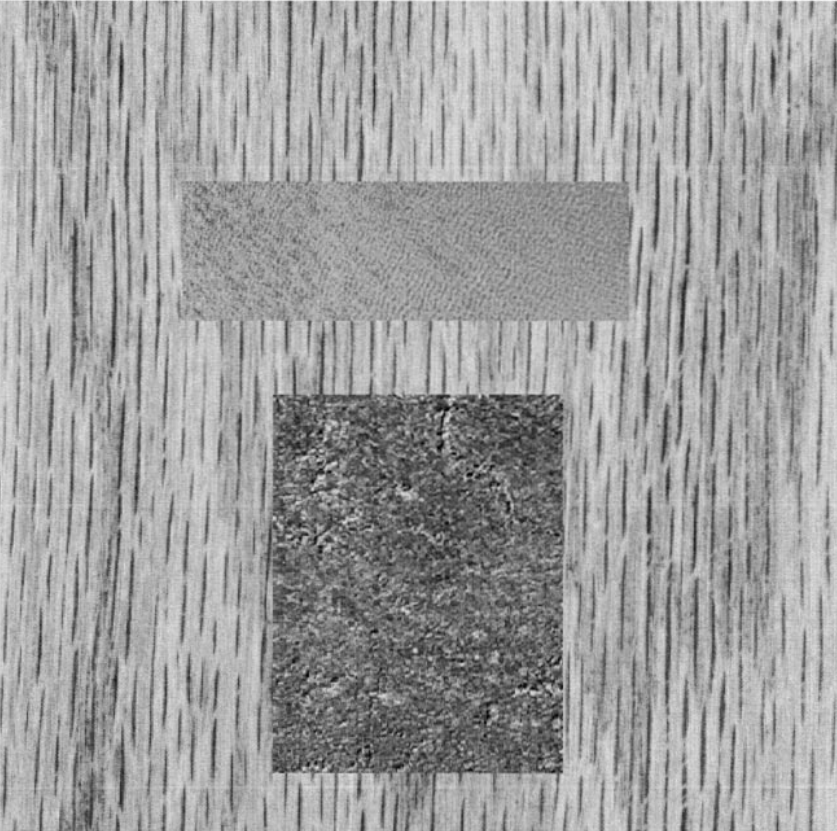
#> input picture resources/test_img.bmp, 837 x 831 px
$ python relaxation_labeling.py
#> lines starting #> are read from the running program, lines starting #| are printed output that depends on the picture
#> further down, img is the input picture: PIL image 837x831 RGB; min 0, max 246, mean 158.2
### nmc_labeling.py
import numpy as np

from PIL import Image
from matplotlib import pyplot as plt

from utilities import format_image


def compute_centroids(X, labels, n_classes):
    centroids = []
    for k in range(0, n_classes):
        members = X[labels == k]
        if len(members) > 0:
            centroids.append(members.mean(axis=0))
        else:
            # reinit if a cluster is empty
            centroids.append(X[np.random.randint(0, X.shape[0])])
    return np.vstack(centroids)

def nmc(X, n_iter, n_classes, return_type='img'):
#> called with n_iter = 10, n_classes = 3, return_type = 'raw'
    channels = X.shape[-1] if len(X.shape) > 2 else 1
#> channels = 3
    x = X.reshape(-1, channels)
    labels = np.random.randint(0, high=n_classes, size=x.shape[0])
    for i in range(n_iter):
        centroids = compute_centroids(x, labels, n_classes)
        dists = np.linalg.norm(x[:, None, :] - centroids[None, :, :], axis=2)
        labels = np.argmin(dists, axis=1)

    segmented_img = labels.reshape(X.shape[:2]) # We rebuild a single channel
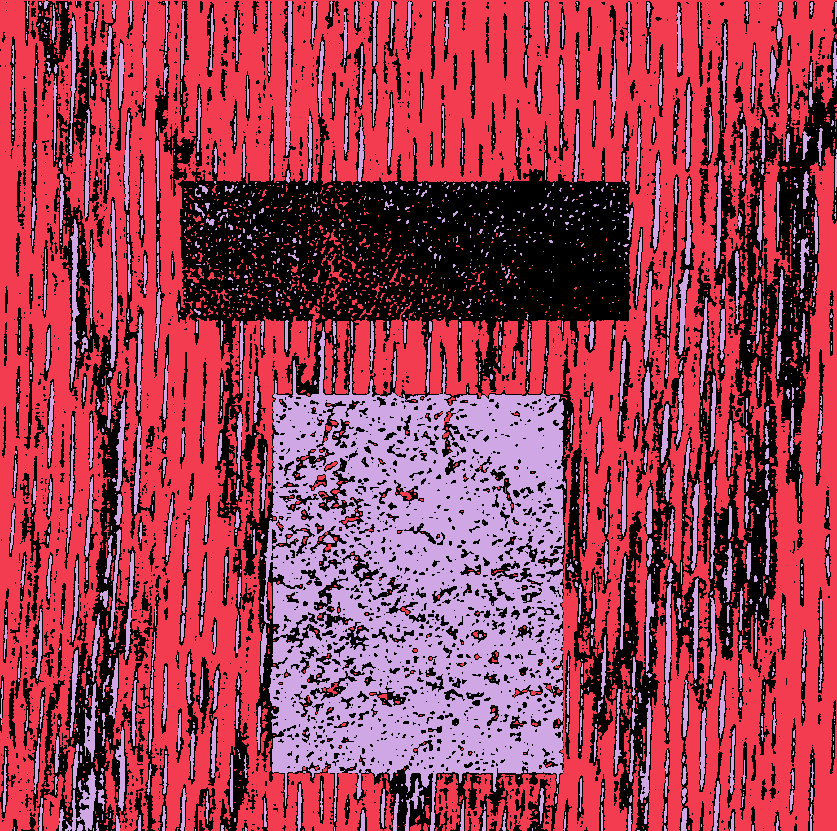
#> segmented_img: shape (831, 837) int64; 3 distinct labels, from 0 to 2; one colour per label, 0 black
    if return_type == 'img':
        segmented_img = format_image(segmented_img, n_classes)
    return segmented_img

# [8 lines that do not run on import are left out]

### ml_labeling.py
import numpy as np

from PIL import Image

from nmc_labeling import nmc
from matplotlib import pyplot as plt

from utilities import label_image_from_probabilities


def estimate_gaussian_distributions(x, labels, n_classes):
    means = []
    covs = []
    for k in range(n_classes):
        means.append(np.mean(x[labels == k], axis=0))
        covs.append(np.cov(x[labels == k], rowvar=False, bias=True))

    return means, covs

def ml_segmentation(X, labels, return_type='img'):
#> called with return_type = 'probs'
    channels = X.shape[-1] if len(X.shape) > 2 else 1
#> channels = 3
    x = X.reshape(-1, channels)
    labels = labels.ravel()
    n_classes = len(np.unique(labels))
#> n_classes = 3
    means, covs = estimate_gaussian_distributions(x, labels, n_classes) # Mean and variance of each class
#> after the loop in estimate_gaussian_distributions, `for k in range(n_classes):`: covs = [[[157.4, 157.4, 157.4], [157.4, 157.4, 157.4], [157.4, 157.4, 157.4]], [[108.5, 108.5, 108.5], [108.5, 108.5, 108.5], [108.5, 108.5, 108.5]], [[373.1, 373.1, 373.1], [373.1, 373.1, 373.1], [373.1, 373.1, 373.1]]]; means = [[152.1, 152.1, 152.1], [188, 188, 188], [97.13, 97.13, 97.13]]

    # Precompute inverses and determinants of covariance matrices
    inv_covs = []
    logdets = []
    for cov in covs:
        cov = cov + 1e-6 * np.eye(channels)  # Simple regularization to avoid errors
        inv_covs.append(np.linalg.inv(cov))
        logdets.append(np.log(np.linalg.det(cov)))
#> this loop made 3 passes
#> after the loop, inv_covs = 3 items; logdets = [-21.47, -21.85, -20.61]

    inv_covs = np.stack(inv_covs)      # (n_classes, channels, channels)
    logdets = np.array(logdets)        # (n_classes,)

    log_probs = log_likelihood(x, channels, means, inv_covs, logdets)
    h, w = X.shape[:2]
#> h = 831; w = 837
    log_probs_img = log_probs.reshape(h, w, n_classes)

    if return_type == 'img':
        return label_image_from_probabilities(log_probs_img)

    elif return_type == 'probs':
        # Convert to probabilities and return
        probs = np.exp(log_probs - log_probs.max(axis=1, keepdims=True))
        probs /= probs.sum(axis=1, keepdims=True)
        return probs.reshape(h, w, n_classes)


def log_likelihood(x, channels, means, inv_covs, logdets):
    # Expand: (N,d) - (K,d) → (N,K,d)
    shifted_xs = x[:, None, :] - np.array(means)[None, :, :]
    # Log-likelihood
    d_mahalanobis = np.einsum('nkd,kde,nke->nk', shifted_xs, inv_covs, shifted_xs)
    log_probs = -0.5 * (d_mahalanobis + logdets[None, :] + channels * np.log(2 * np.pi))
    return log_probs


# [9 lines that do not run on import are left out]

### utilities.py
import numpy as np

def format_image(x, n_classes):
    return (x * (255 // (n_classes - 1))).astype(np.uint8)

# Since we are picking the argmax, this works for both probabilities and log-likelihoods
def label_image_from_probabilities(probs):
    labeled_X = np.argmax(probs, axis=2)
    Y = format_image(labeled_X, probs.shape[-1])
    return Y

### relaxation_labeling.py
import numpy as np

from PIL import Image

from ml_labeling import ml_segmentation
from nmc_labeling import nmc
from utilities import format_image, label_image_from_probabilities

shifts = [(-1,-1), (-1,0), (-1,1), (0,-1), (0,1), (1,-1), (1,0), (1,1)]

def rl_segmentation(probs, n_iter=10, return_type='img'):

#> called with n_iter = 10, return_type = 'img'
    h, w, k = probs.shape # height, width and number of classes
#> h = 831; w = 837; k = 3
    compatibilities = compatibility_matrix(k)
#> in compatibility_matrix, `R = -np.ones((n_classes, n_classes), dtype=np.float32)`: R = [[-1, -1, -1], [-1, -1, -1], [-1, -1, -1]]
#> compatibilities = [[1, -1, -1], [-1, 1, -1], [-1, -1, 1]]

    for _ in range(n_iter):
        '''
        1) Build the stack of neighbor probabilities: this is a (h, w, 8, k) tensor
           It contains 8 layers of the probs matrix, each corresponding to the 'probs' of one
           of the neighbors
        '''
        neighbor_stack = get_neighbor_stack(probs) # (h, w, 8, k)

        '''2) sum over 8-neighbors -> vecs is a (h, w, k) tensor
        For each pixel, this contains the sum of each class probabilities (over its neighbors)
        '''
        vecs = neighbor_stack.sum(axis=2) # (h, w, k)

        '''
        3) For each pixel, we calculate S (the support) in a vectorized fashion:
            S[i,j,l] = sum_lp R[l,lp] * vecs[i,j,lp]
            Thus S is a (h, w, k) tensor.

            This takes into account, linearly, the compatibilities and the probabilities of
            belonging to the respective class.

            Equivalent to np.einsum('ijk,lk->ijl', vecs, compatibilities)
        '''
        S = vecs @ compatibilities.T # (h, w, k)

        ''' 4) Update probabilities and normalize'''
        probs_new = probs * (1.0 + S)

        probs_new = np.clip(probs_new, 1e-8, None)
        probs_new /= probs_new.sum(axis=2, keepdims=True)
        probs = probs_new
#> this loop made 10 passes
#> pass 1, in get_neighbor_stack, `padded = np.pad(probs, ((1,1),(1,1),(0,0)), mode='reflect')`:
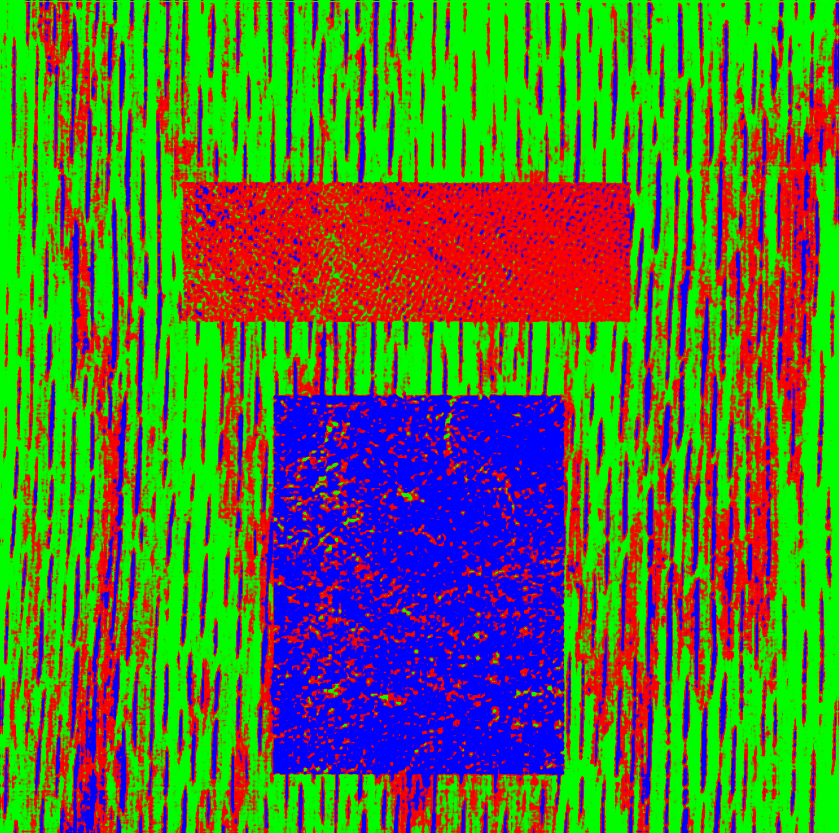
#> padded: shape (833, 839, 3) float64; mean R, G, B 0.324, 0.46, 0.216
#> pass 1, in rl_segmentation, `probs_new = probs * (1.0 + S)`:
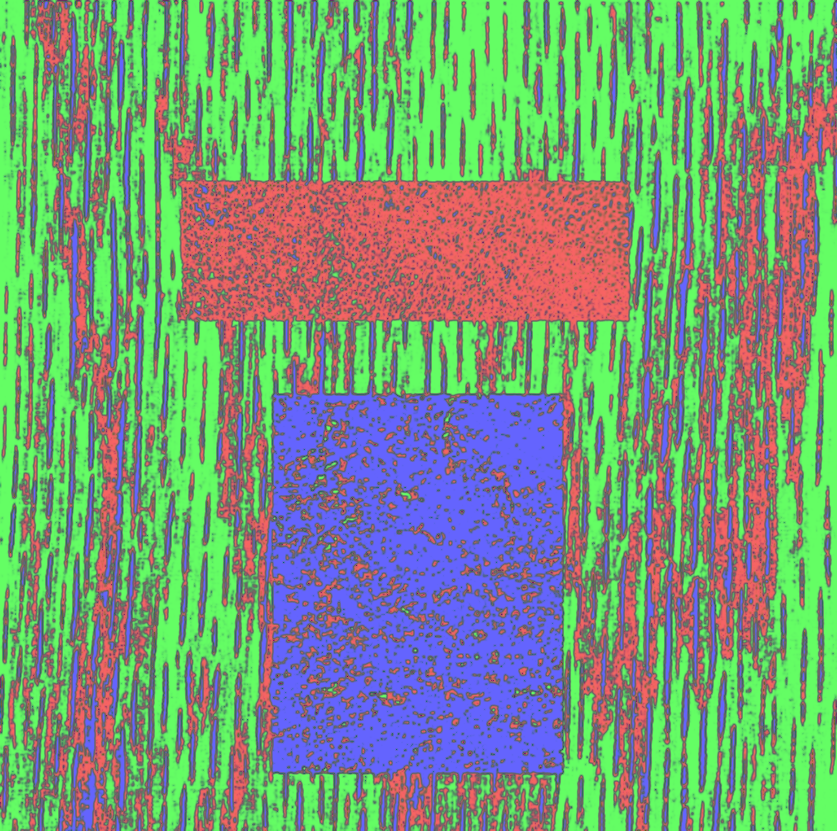
#> probs_new: shape (831, 837, 3) float64; mean R, G, B 1.18, 3.02, 1.26; drawn with min black and max white
#> after the loop:
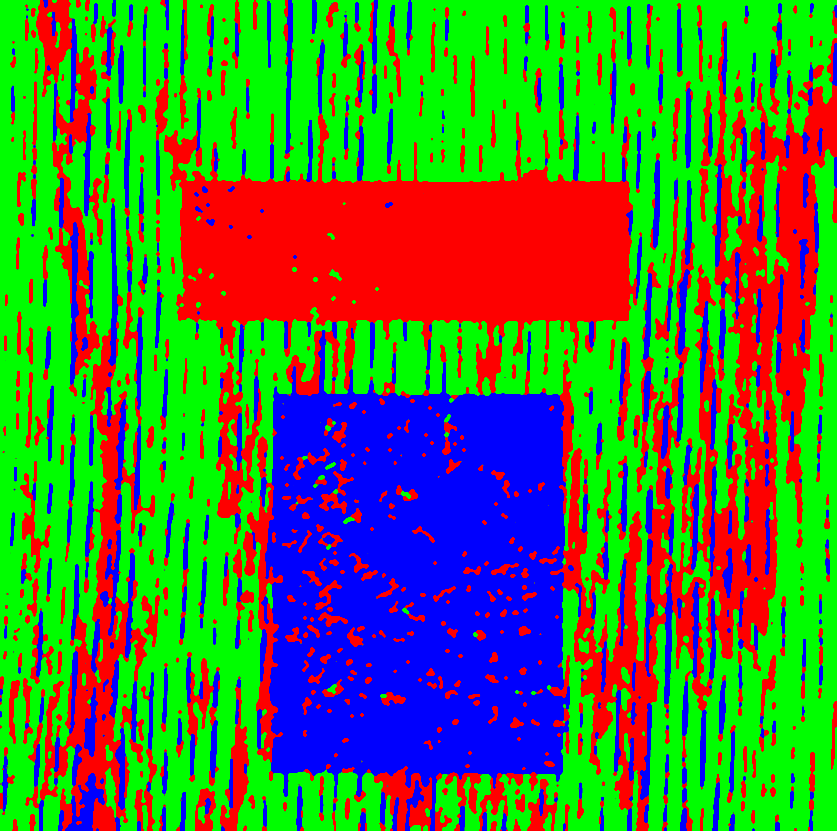
#> probs: shape (831, 837, 3) float64; mean R, G, B 0.283, 0.49, 0.227

    if return_type == 'img':
        return label_image_from_probabilities(probs)
#> in label_image_from_probabilities, `labeled_X = np.argmax(probs, axis=2)`:
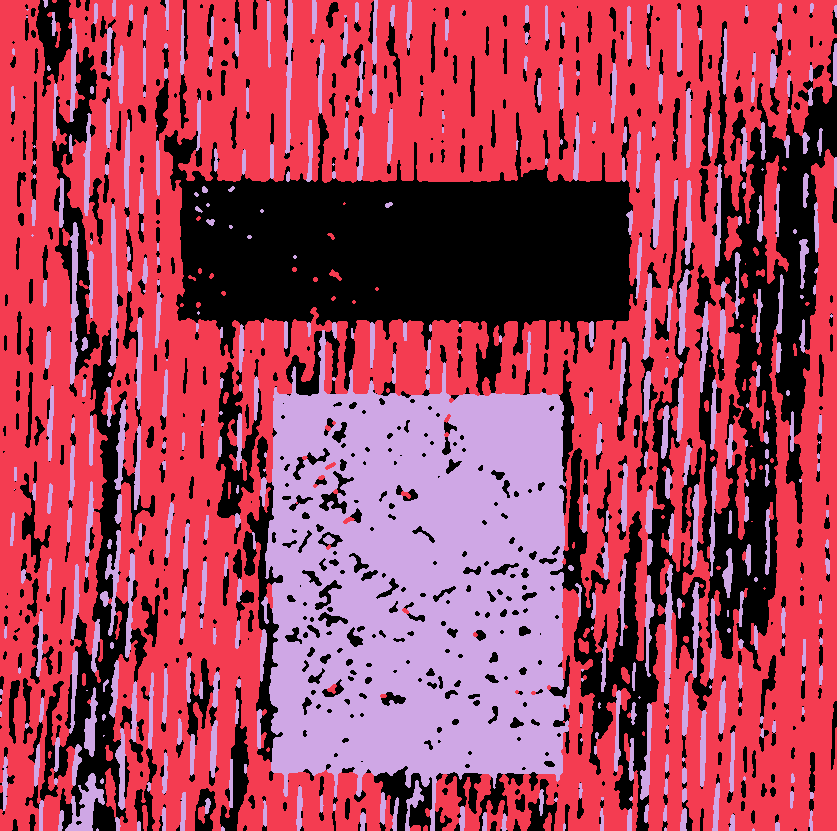
#> labeled_X: shape (831, 837) int64; 3 distinct labels, from 0 to 2; one colour per label, 0 black
#> in format_image, `return (x * (255 // (n_classes - 1))).astype(np.uint8)`:
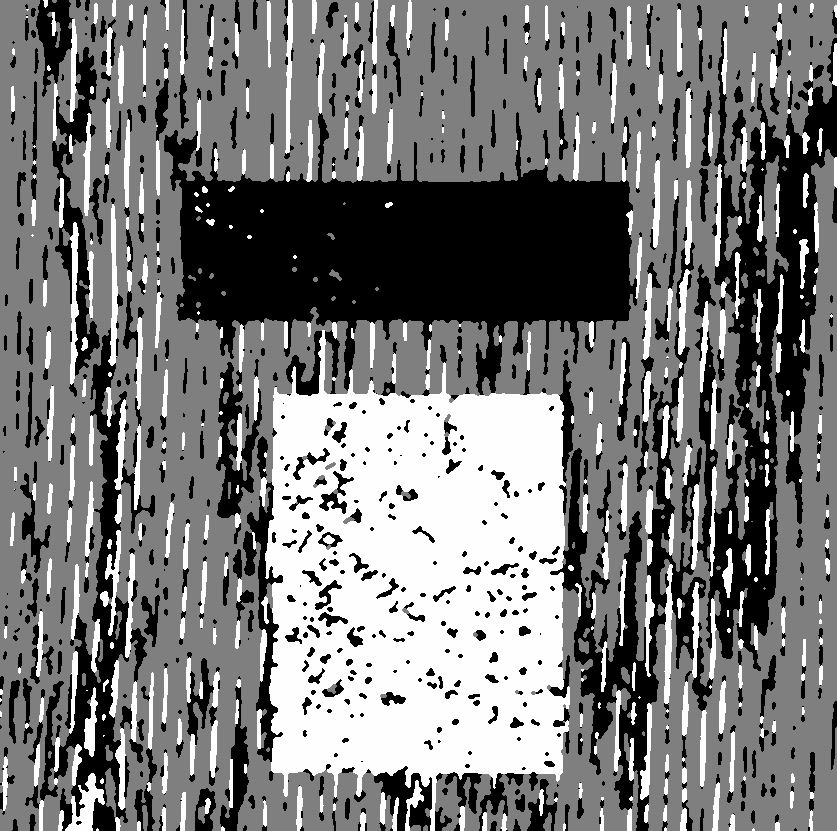
#> returned value: shape (831, 837); min 0, max 254, mean 119.4

    elif return_type == 'probs':
        return probs

# Simple discrete metric-type compatibility
def compatibility_matrix(n_classes):
    R = -np.ones((n_classes, n_classes), dtype=np.float32)
    np.fill_diagonal(R, 1.0)
    return R

'''
This extracts the 8-neighbor probabilities. Each row in the stack corresponds to a neighbor
in the order defined by shifts
'''
def get_neighbor_stack(probs):
    # probs: (h, w, n_classes)
    h, w, k = probs.shape
    padded = np.pad(probs, ((1,1),(1,1),(0,0)), mode='reflect')  # (h+2, w+2, k)
    neighbor_list = [padded[1+dy:1+dy+h, 1+dx:1+dx+w, :] for dy,dx in shifts]
    # stack -> (h, w, 8, k)
    neighbor_stack = np.stack(neighbor_list, axis=2)
    return neighbor_stack

if __name__ == "__main__":
    image_path = 'resources/test_img.bmp'
    img = Image.open(image_path)
    X = np.array(img)
    init_labels = nmc(X, n_iter=10, n_classes=3, return_type='raw')
    init_probabilities = ml_segmentation(X, init_labels, return_type='probs')
    Y = rl_segmentation(init_probabilities, n_iter=10, return_type='img')
    Y = Image.fromarray(Y)
    Y.show()
